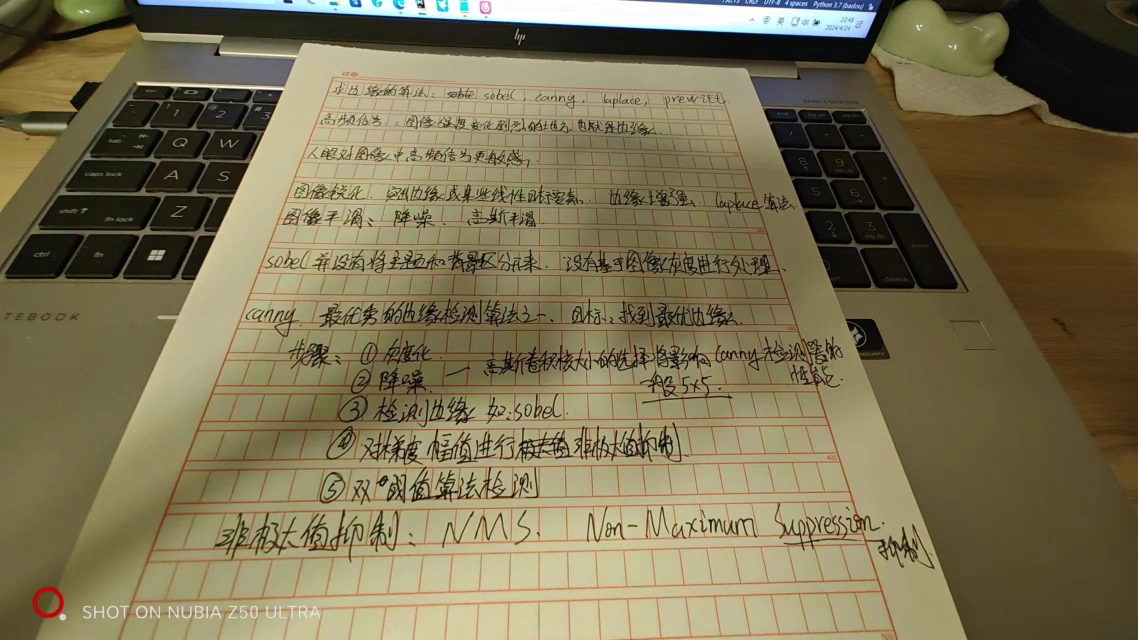
#> input picture 99-张文华/第五周作业/0448dcf9b53f127c4d085e4dbee263a.jpg, 2275 x 1279 px (shown at 1/2 size)
$ python perspective.py
#> lines starting #> are read from the running program, lines starting #| are printed output that depends on the picture
import cv2
import numpy as np

img = cv2.imread('0448dcf9b53f127c4d085e4dbee263a.jpg')
#> img is the input picture: shape (1279, 2275, 3); mean B, G, R 81.9, 112.7, 122.3

src = np.float32([[666, 153], [1442, 185], [263, 1203], [1756, 1159]])
dst = np.float32([[0, 0], [337 * 2, 0], [0, 488 * 2], [337 * 2, 488 * 2]])

m = cv2.getPerspectiveTransform(src, dst)

result = cv2.warpPerspective(img.copy(), m, (337 * 2, 488 * 2))
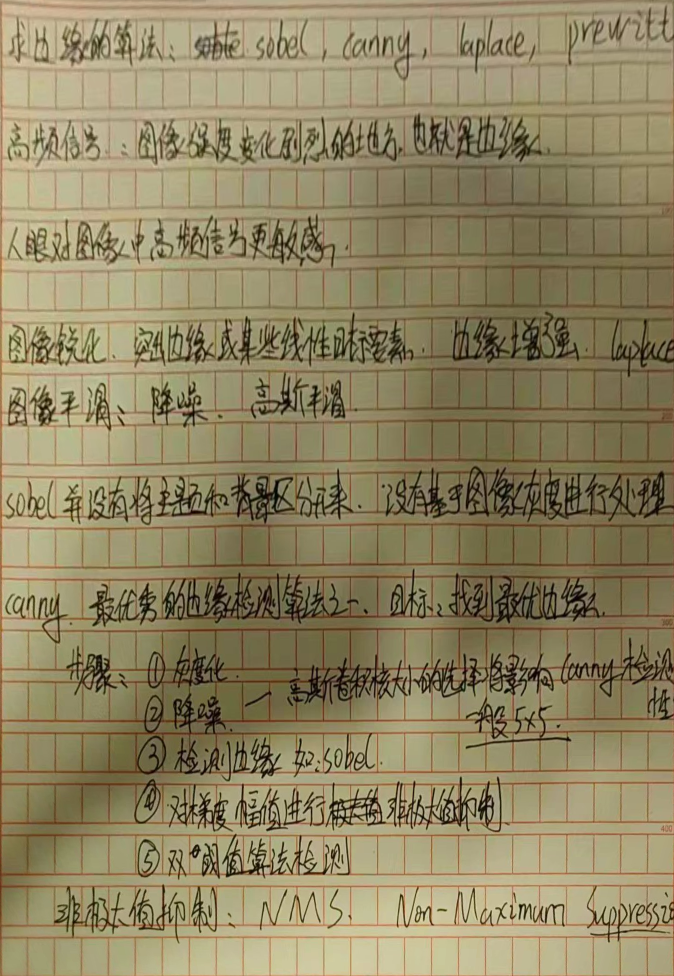
#> result: shape (976, 674, 3); mean B, G, R 98.9, 133.2, 144.7
cv2.imshow("src", img)
cv2.imshow("result", result)
cv2.waitKey(0)
